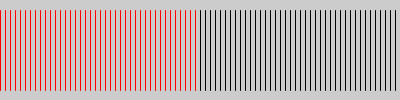
Frame 1 (no input)
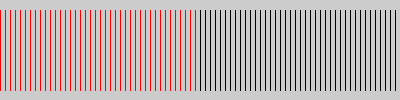
Frame 60 (the mouse pressed at the canvas centre just before this capture)
Frame 120 (the mouse held since frame 60 and released just before this capture): identical to frame 60, image omitted

The Processing sketch that drew these frames (run headless with seeded random() and noise(); from frame 60 on, the mouse is pressed at the canvas centre):

// Processing sketch: Linea80VolteRossoNero
// ── Linea80VolteRossoNero.pde
void setup()
{
  size(400, 100);
}

void draw()
{
  for(int x=0; x<80; x = x + 1)
  {
    if(x < 40)
    {
      stroke(255, 0, 0);
    }
    else
    {
      stroke(0, 0, 0);
    }    
    
    line(x * 5, 10, x * 5, 90);
  }
}
